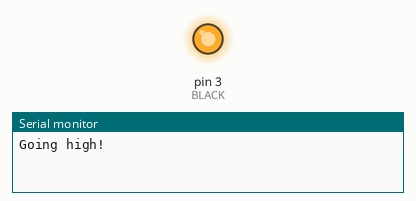
Bench run of a sketch on a simulated Arduino Uno, built with avr-gcc and run on an emulated ATmega328P. Shown: output pins drawn as LEDs (lit = HIGH), the last lines printed to the serial monitor.

Above: at 1.0 s.
At 3.0 s:
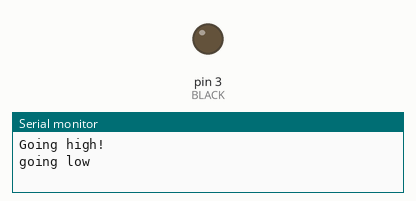
Timing chart, 0 to 5.2 s (numbered marks = the images above):
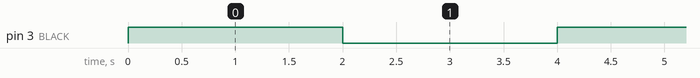

The sketch:

sketch_jan27a.ino
```cpp
#define BLACK 3


int i;

void setup() {
  // put your setup code here, to run once:

  pinMode(BLACK,OUTPUT);
  Serial.begin(9600);
}

void loop() {
 // exit(0);
  // put your main code here, to run repeatedly:
  for (i=0;i<5;i++) {

     Serial.println("Going high!");
     digitalWrite(BLACK,HIGH);
     delay(2000);

    Serial.println("going low");
     digitalWrite(BLACK,LOW);
     delay(2000);
  }
}
```

Measured:
- by itself, pin 3 (BLACK): alternates HIGH for 2.0 s and LOW for 2.0 s
